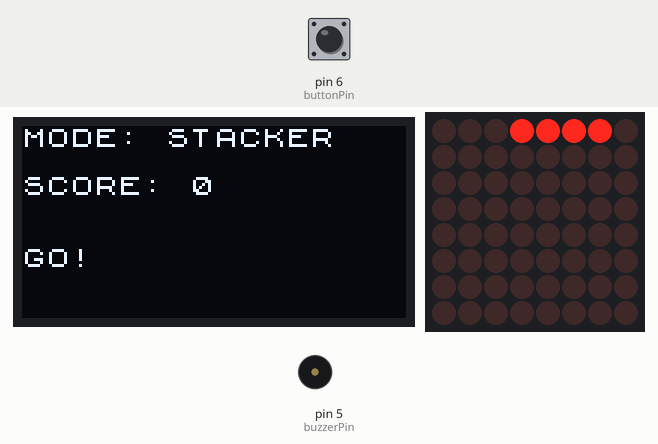
Recording of a sketch running on a simulated Arduino Uno, built with avr-gcc and run on an emulated ATmega328P. Parts: 128×64 one-colour display, 8×8 LED matrix, buzzer (waves = sounding). The test bench sets the inputs (shaded band); at power-on: pin 6 (buttonPin) LOW. Random numbers use the default seed unless the sketch sets one.

Above: at 0.91 s.
1.4 s: pin 6 (buttonPin) pulled HIGH for 3.2 s
At 3.3 s:
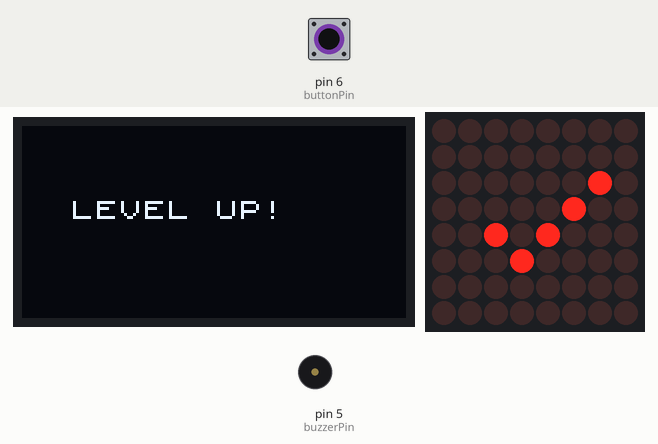
5.2 s: pin 6 (buttonPin) pulled HIGH for 0.15 s
At 5.54 s:
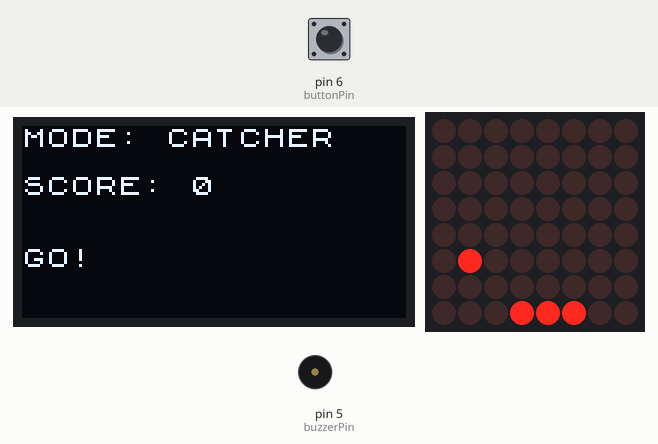
5.9 s: pin 6 (buttonPin) pulled HIGH for 1 s
7.5 s: pin 6 (buttonPin) pulled HIGH for 3.2 s
At 11.0 s:
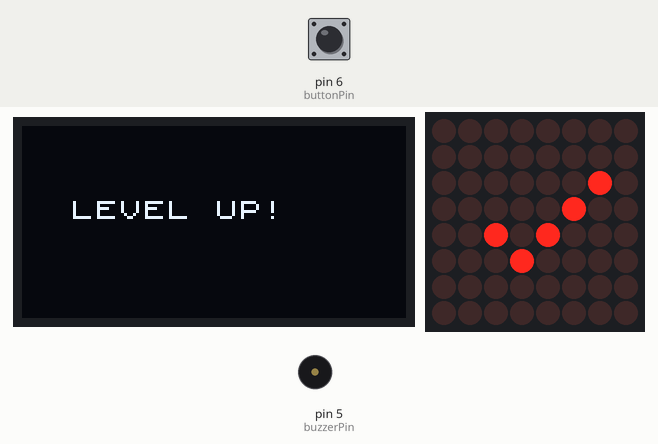
11.3 s: pin 6 (buttonPin) pulsed HIGH 5 times (0.12 s each, 0.3 s apart)
At 13.32 s:
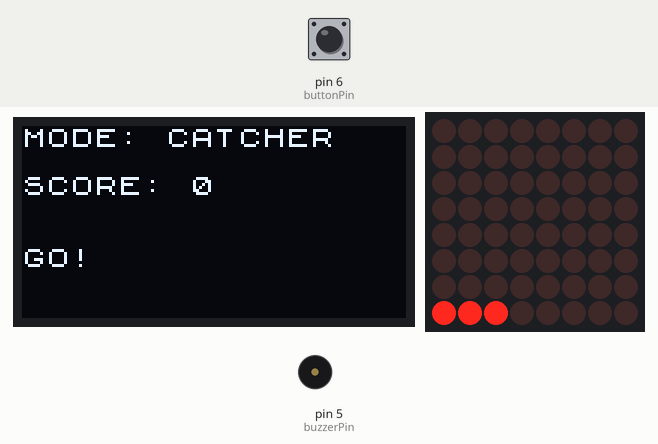
14.3 s: pin 6 (buttonPin) pulled HIGH for 0.15 s
At 17.59 s:
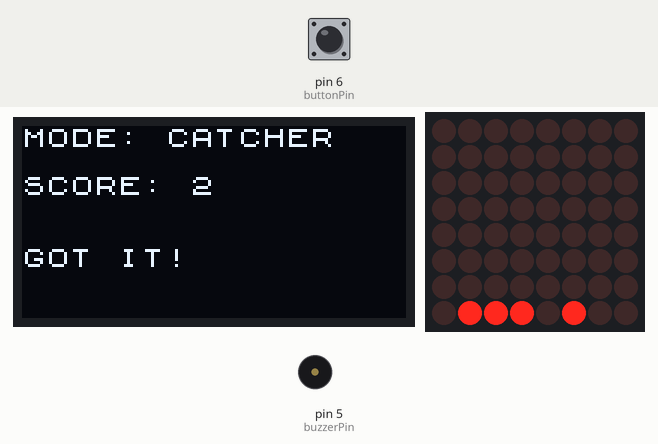
Timing chart, 0 to 17.9 s (numbered marks = the images above; inputs shaded):
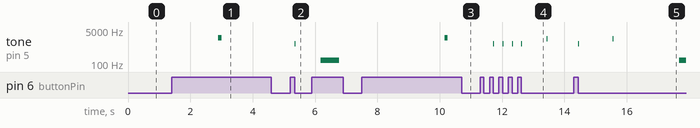

The sketch:

GameClub.ino.ino
```cpp
                                                               #include <Arduino.h>
#include <U8x8lib.h>
#include "LedControl.h"

// Hardware Pins für Grove Beginner Kit
LedControl lc = LedControl(2, 4, 3, 1);
U8X8_SSD1306_128X64_NONAME_HW_I2C u8x8(U8X8_PIN_NONE);

const int buttonPin = 6;
const int buzzerPin = 5;
const int ledPin = 4; // Die rote LED auf dem Grove Board

int gameMode = 1;
unsigned long lastMoveTime = 0;
unsigned long buttonTimer = 0;
bool cheatTriggered = false;

int currentLevel, blockWidth, blockPos, direction;
int stackWidth[8], stackPos[8], moveDelay;
int playerPos, itemRow, itemCol, score;
int wallRow, gapPos, dodgeSpeed;

void setup() {
  pinMode(buttonPin, INPUT);
  pinMode(buzzerPin, OUTPUT);
  pinMode(ledPin, OUTPUT); // LED als Ausgang setzen

  lc.shutdown(0, false);
  lc.setIntensity(0, 5);
  lc.clearDisplay(0);

  u8x8.begin();
  u8x8.setFlipMode(1);
  u8x8.setFont(u8x8_font_chroma48medium8_r);
  resetVariables();
}

void loop() {
  // ... (Button Logik bleibt gleich wie vorher)
  bool currentButtonState = digitalRead(buttonPin);
  if (currentButtonState == HIGH) {
    if (buttonTimer == 0) buttonTimer = millis();
    if (millis() - buttonTimer > 1500 && !cheatTriggered) {
      cheatTriggered = true;
      executeCheat();
    }
  } else {
    if (buttonTimer > 0) {
      unsigned long pressDuration = millis() - buttonTimer;
      if (pressDuration > 50 && !cheatTriggered) handleNormalClick();
      buttonTimer = 0;
      cheatTriggered = false;
    }
  }

  if (gameMode == 1) updateStacker();
  else if (gameMode == 2) updateCatcher();
  else if (gameMode == 3) updateDodge();
}

// --- PARTY HYPE FUNKTION ---
void partyAlarm() {
  u8x8.clear();
  u8x8.drawString(4, 2, "PARTY TIME!");
  u8x8.drawString(2, 4, "LEVEL COMPLETE");

  // Kurze Party-Hype Melodie mit Blaulicht-Effekt
  int melody[] = {600, 800, 600, 800, 1000, 1200, 1000, 1200};

  for (int i = 0; i < 3; i++) { // 3 Runden Party
    for (int note = 0; note < 8; note++) {
      digitalWrite(ledPin, HIGH); // LED AN
      tone(buzzerPin, melody[note], 100);
      delay(100);
      digitalWrite(ledPin, LOW);  // LED AUS
      delay(50);
    }
  }
}

void winGame() {
  // Erst die Herzen auf dem OLED regnen lassen
  for(int i=0; i<2; i++) oledHeartRain(false);

  // Dann den fetten Alarm starten!
  partyAlarm();

  gameMode = 1;
  resetVariables();
}

void gameOver() {
  digitalWrite(ledPin, LOW); // Sicherstellen, dass LED aus ist
  tone(buzzerPin, 150, 600);
  for(int i=0; i<2; i++) oledHeartRain(true);
  lc.clearDisplay(0);
  gameMode = 1;
  resetVariables();
}

// --- RESTLICHE FUNKTIONEN (OLED Animationen, Logik etc.) ---

void oledHeartRain(bool broken) {
  u8x8.clear();
  String icon = broken ? "X " : "<3";
  for (int row = 0; row < 8; row++) {
    u8x8.clear();
    for (int i = 0; i < 4; i++) {
      u8x8.drawString(i * 4, row % 8, icon.c_str());
      u8x8.drawString((i * 4) + 2, (row + 2) % 8, icon.c_str());
    }
    if (broken) u8x8.drawString(4, 3, "GAME OVER");
    else u8x8.drawString(6, 3, "WINNER!");
    delay(100);
  }
}

void updateOLED(String msg, String extra) {
  u8x8.drawString(0, 0, "MODE:");
  if (gameMode == 1) u8x8.drawString(6, 0, "STACKER");
  else if (gameMode == 2) u8x8.drawString(6, 0, "CATCHER");
  else if (gameMode == 3) u8x8.drawString(6, 0, "DODGE   ");
  u8x8.drawString(0, 2, "SCORE:");
  char s[4]; itoa(score, s, 10); u8x8.drawString(7, 2, s);
  u8x8.clearLine(5); u8x8.drawString(0, 5, msg.c_str());
}

void resetVariables() {
  currentLevel = 0; blockWidth = 4; blockPos = 0; direction = 1;
  moveDelay = 250; score = 0; itemRow = 0; itemCol = random(0, 8);
  playerPos = 2; dodgeSpeed = 200; wallRow = 0; gapPos = random(0, 6);
  lc.clearDisplay(0);
  lastMoveTime = millis();
  u8x8.clear();
  updateOLED("GO!", "");
  digitalWrite(ledPin, LOW);
}

void handleNormalClick() {
  tone(buzzerPin, 1000, 30);
  if (gameMode == 1) checkStack();
  else if (gameMode == 2) { lc.setRow(0, 7, 0); playerPos = (playerPos + 1) % 6; }
  else if (gameMode == 3) { lc.setLed(0, 7, playerPos, false); playerPos = (playerPos + 1) % 8; }
}

void executeCheat() {
  tone(buzzerPin, 2000, 100);
  showTick((gameMode % 3) + 1);
}

void showTick(int nextMode) {
  lc.clearDisplay(0);
  lc.setLed(0, 4, 2, true); lc.setLed(0, 5, 3, true);
  lc.setLed(0, 4, 4, true); lc.setLed(0, 3, 5, true);
  lc.setLed(0, 2, 6, true);
  u8x8.clear();
  u8x8.drawString(2, 3, "LEVEL UP!");
  delay(1200);
  gameMode = nextMode;
  resetVariables();
}

void drawBlock(int row, int pos, int width) {
  byte data = 0;
  for (int i = 0; i < width; i++) data |= (1 << (7 - (pos + i)));
  lc.setRow(0, row, data);
}

void updateStacker() {
  if (millis() - lastMoveTime > moveDelay) {
    lc.setRow(0, currentLevel, 0);
    blockPos += direction;
    if (blockPos + blockWidth >= 8 || blockPos <= 0) direction *= -1;
    drawBlock(currentLevel, blockPos, blockWidth);
    lastMoveTime = millis();
  }
}

void checkStack() {
  if (currentLevel > 0) {
    int prevP = stackPos[currentLevel - 1], prevW = stackWidth[currentLevel - 1];
    int start = max(blockPos, prevP), end = min(blockPos + blockWidth, prevP + prevW);
    int overlap = end - start;
    if (overlap <= 0) { gameOver(); return; }
    blockWidth = overlap; blockPos = start;
  }
  stackPos[currentLevel] = blockPos; stackWidth[currentLevel] = blockWidth;
  drawBlock(currentLevel, blockPos, blockWidth);
  currentLevel++; score = currentLevel;
  updateOLED("NICE!", "");
  if (currentLevel >= 8) showTick(2);
}

void updateCatcher() {
  lc.setLed(0, 7, playerPos, true); lc.setLed(0, 7, playerPos + 1, true); lc.setLed(0, 7, playerPos + 2, true);
  if (millis() - lastMoveTime > 250) {
    lc.setLed(0, itemRow, itemCol, false);
    itemRow++;
    if (itemRow > 7) {
      if (itemCol >= playerPos && itemCol <= playerPos + 2) {
        tone(buzzerPin, 1800, 30); score++; updateOLED("GOT IT!", "");
        itemRow = 0; itemCol = random(0, 8);
      } else { gameOver(); return; }
    }
    lc.setLed(0, itemRow, itemCol, true);
    lastMoveTime = millis();
  }
  if (score >= 3) showTick(3);
}

void updateDodge() {
  lc.setLed(0, 7, playerPos, true);
  if (millis() - lastMoveTime > 200) {
    lc.setRow(0, wallRow, 0); wallRow++;
    if (wallRow > 7) {
      if (playerPos >= gapPos && playerPos <= gapPos + 2) {
        tone(buzzerPin, 1500, 30); score++; updateOLED("DODGED!", "");
        wallRow = 0; gapPos = random(0, 6);
      } else { gameOver(); return; }
    }
    byte wallPattern = 0xFF;
    bitClear(wallPattern, 7 - gapPos); bitClear(wallPattern, 7 - (gapPos + 1)); bitClear(wallPattern, 7 - (gapPos + 2));
    lc.setRow(0, wallRow, wallPattern);
    lastMoveTime = millis();
  }
  if (score >= 3) winGame();
}
```

Measured:
- after the input at 1.4 s, tone on pin 5 (buzzerPin): silent → 2000 Hz after 1.5 s, → silent 0.10 s later
- after the input at 5.2 s, tone on pin 5 (buzzerPin): silent → 1000 Hz after 0.15 s, → silent 0.03 s later
- what the display in image 1 shows lasts 1.2 s, from 3.0 s to 4.2 s
